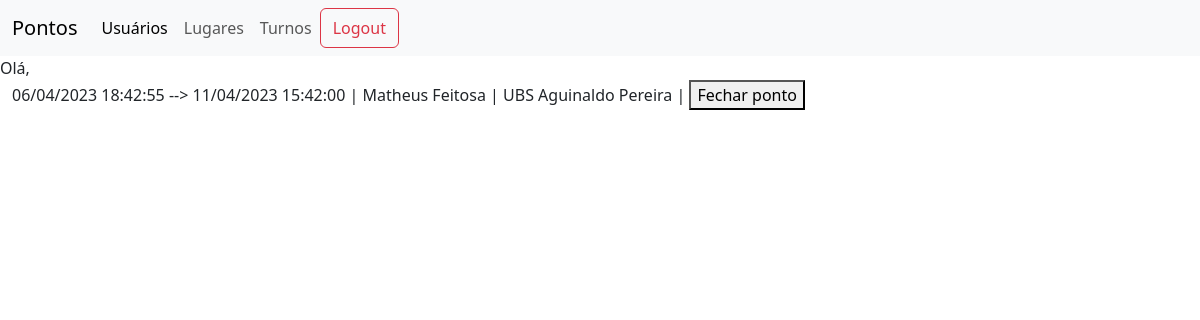
Page /shifts/ on the earlier database version.
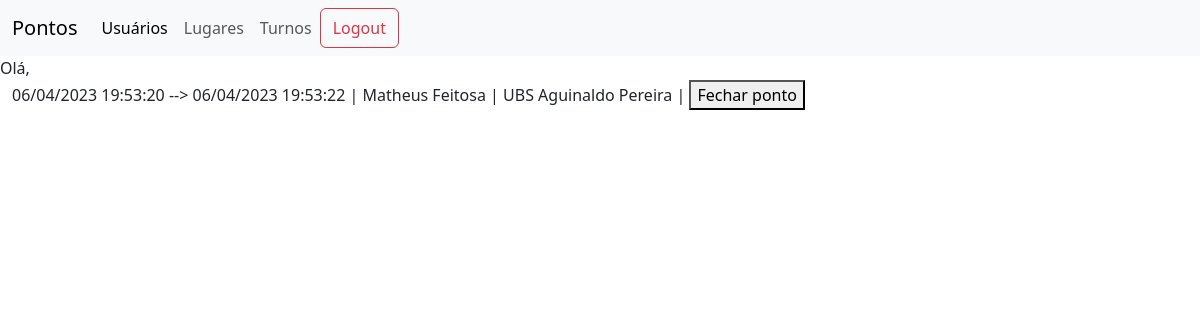
Same page on the later database version.
### shifts/models.py (models this page shows, shortened)
class Shift(models.Model):
    id = models.UUIDField(
        default=uuid.uuid4, unique=True, editable=False, primary_key=True
    )
    owner = models.ForeignKey(
        User, verbose_name="Dono", on_delete=models.SET_NULL, null=True
    )
    workplace = models.ForeignKey(
        Workplace,
        on_delete=models.SET_NULL,
        null=True,
        verbose_name="Local de trabalho",
    )
    begin = models.DateTimeField(auto_now_add=True,
                                 verbose_name="Início", editable=False
                                 )
    end = models.DateTimeField(
        default=None, auto_now=False, auto_now_add=False, verbose_name="Fim", null=True, blank=True
    )
    begin_position = models.CharField(
        max_length=200, verbose_name="Posição no início")
    end_position = models.CharField(
        max_length=200, verbose_name="Posição no fim", blank=True)
    begin_photo = models.ImageField(
        upload_to="static/shift_photos", verbose_name="Foto de entrada", blank=True, null=True
    )
    end_photo = models.ImageField(
        upload_to="static/shift_photos", verbose_name="Foto de saída", blank=True, null=True
    )
    is_open = models.BooleanField(
        default=True, verbose_name="Ponto está em aberto?")

### profiles/models.py (models this page shows, shortened)
class Profile(models.Model):
    user = models.OneToOneField(User, on_delete=models.CASCADE, null=True, blank=True)
    id = models.UUIDField(
        default=uuid.uuid4, unique=True, primary_key=True, editable=False
    )
    name = models.CharField(max_length=200)
    cpf = models.CharField(max_length=11, editable=False)
    crm_number = models.CharField(max_length=20)
    crm_state = models.CharField(max_length=2, choices=STATE_CHOICES)
    created = models.DateTimeField(auto_now_add=True)

### workplaces/models.py (models this page shows, shortened)
class Workplace(models.Model):
    id = models.UUIDField(
        default=uuid.uuid4, unique=True, editable=False, primary_key=True
    )
    owner = models.ForeignKey(
        User, verbose_name='Trabalhador',  on_delete=models.SET_NULL, null=True)
    name = models.CharField(verbose_name='Nome do local', max_length=200)
    address = models.CharField(verbose_name='Endereço', max_length=200)
    location = models.CharField(verbose_name='Localização', max_length=200)
    turn_size_hours = models.IntegerField(verbose_name='Horas diárias')
    hour_price = models.DecimalField(verbose_name='Preço por hora',
                                     max_digits=6, decimal_places=2, default=Decimal("0.00")
                                     )

### shifts/views.py (the view)
# urls.py: path("", views.shifts, name="shifts"),
def shifts(request):
    shifts = Shift.objects.order_by('begin')
    return render(request, 'shifts/list.html', {'shifts': shifts})

### templates/shifts/list.html (shortened to what this page needs)
{% extends "base.html" %}
{% block content %}
{% for shift in shifts %}
<form action="{% url 'close_shift_id' shift.id %}"
    method="post">
    <p>{{shift.begin|date:"d/m/Y H:i:s"}} -->
        {% if shift.end %} {{shift.end|date:"d/m/Y H:i:s"}} {% else %} Aberto {% endif %}
        |
        {{shift.owner.profile.name}} |
        {{shift.workplace.name}} |
        <button type="submit">Fechar ponto</button>
    </p>
</form>
{% endfor %}
{% endblock content %}

### templates/base.html (shortened to what this page needs)
<!DOCTYPE html>
<html lang="pt">
<head>
  <link href="https://cdn.jsdelivr.net/npm/bootstrap@5.3.0-alpha3/dist/css/bootstrap.min.css"
    rel="stylesheet"
>
</head>
<body>
  <nav class="navbar navbar-expand-lg bg-body-tertiary">
    <div class="container-fluid">
      <a class="navbar-brand"
        href="#">Pontos</a>
      <div class="collapse navbar-collapse"
        id="navbarNavAltMarkup">
        <div class="navbar-nav">
          <a class="nav-link active"
            aria-current="page"
            href="{% url 'profiles' %}">Usuários</a>
          <a class="nav-link"
            href="{% url 'workplaces' %}">Lugares</a>
          <a class="nav-link"
            href="{% url 'shifts' %}">Turnos</a>
          <button class="btn btn-outline-danger"
            type="submit">Logout</button>
        </div>
      </div>
    </div>
  </nav>
  <div>
    {% if user %}
    Olá, {{user.profile.name}}
    {% endif%}
  </div>
  <div class="container-fluid">
    {% block content %} {% endblock%}
  </div>
</body>
</html>

Differences in the rows shown:
removed Shift: begin "06/04/2023 18:42:55", end "11/04/2023 15:42:00", owner.profile.name "Matheus Feitosa", workplace.name "UBS Aguinaldo Pereira"
added Shift: begin "06/04/2023 19:53:20", end "06/04/2023 19:53:22", owner.profile.name "Matheus Feitosa", workplace.name "UBS Aguinaldo Pereira"
